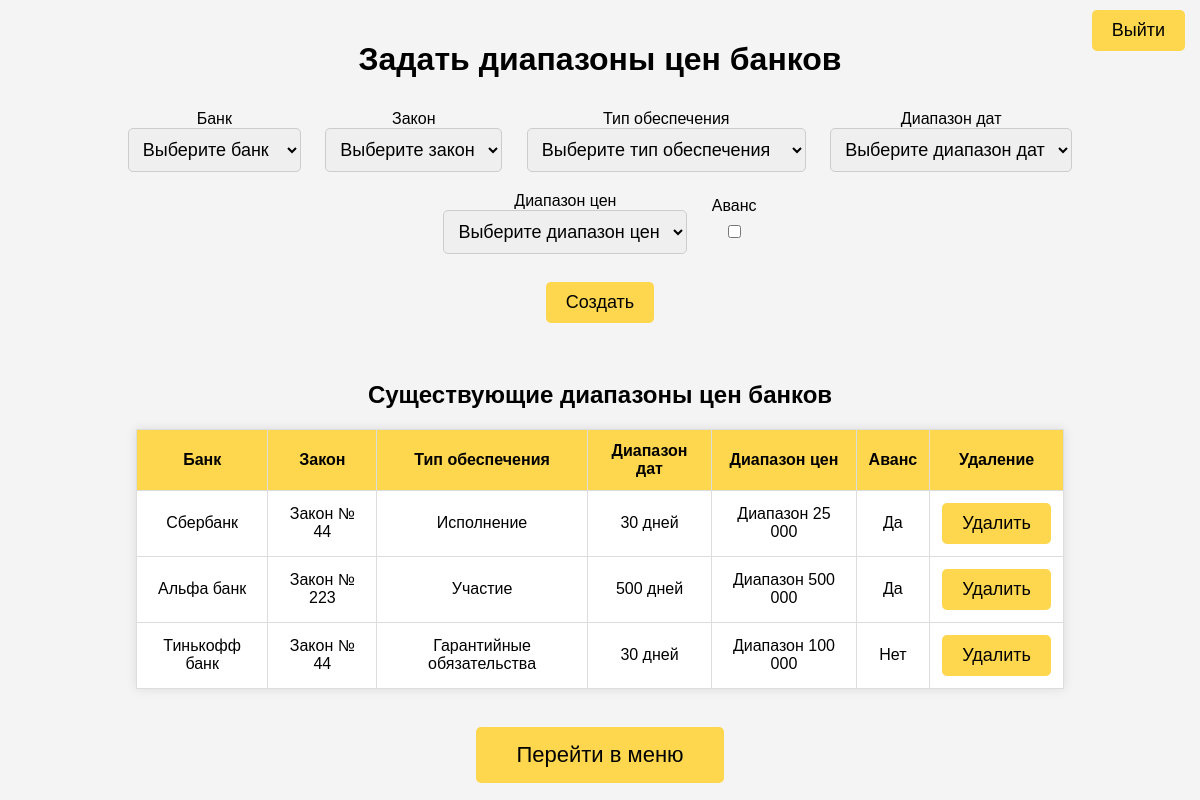
The page /create-object/ (signed in) on the database as committed earlier.
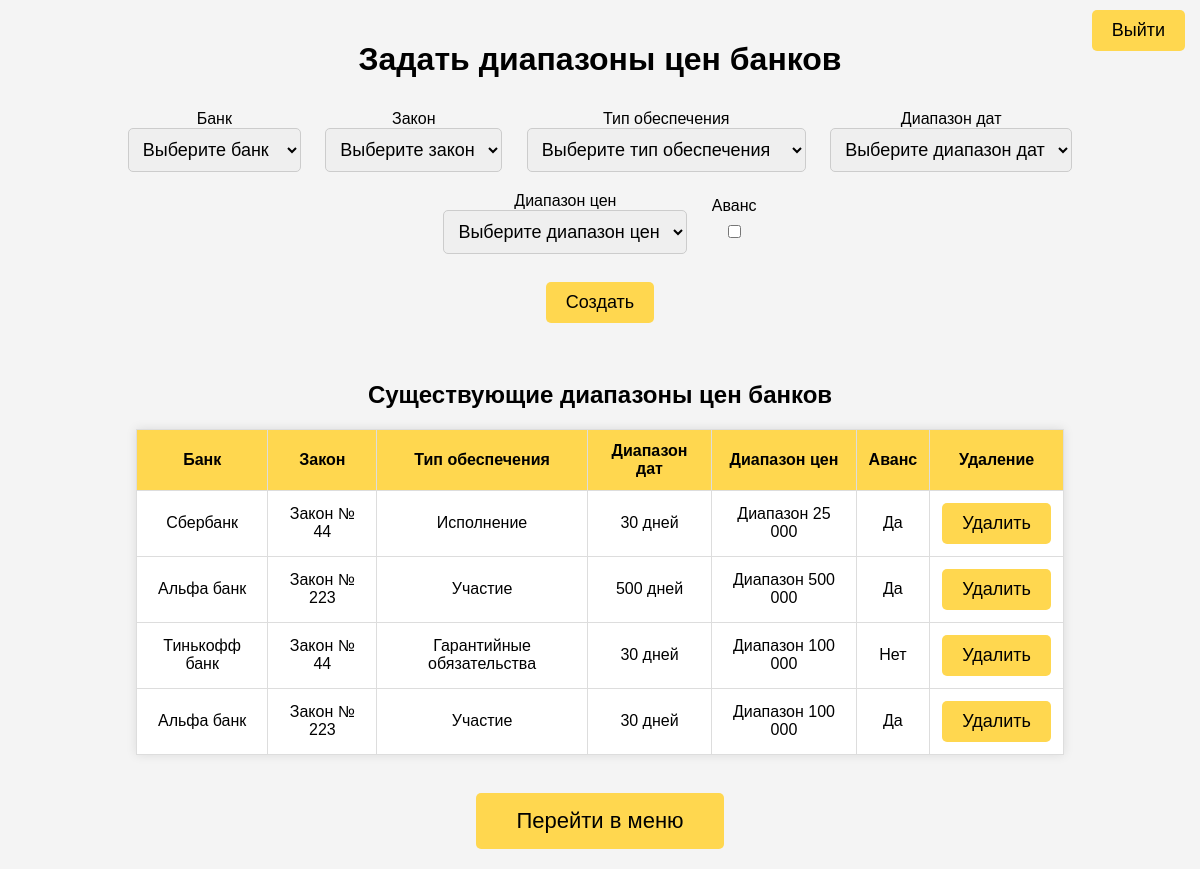
The same page on the database as committed later.
### progarantii_app/models.py (models this page shows, shortened)
class PossibleRangePrices(models.Model):
    objects = models.Manager()
    bank = models.ForeignKey("Bank", on_delete=models.CASCADE, null=True, blank=True, verbose_name="Банк")
    law = models.ForeignKey("Law", on_delete=models.CASCADE, null=True, blank=True, verbose_name="Закон")
    guarantee = models.ForeignKey("Guarantee", on_delete=models.CASCADE, null=True, blank=True, verbose_name="Гарантия")
    have_advance = models.BooleanField(default=False, blank=True, null=True, verbose_name='Аванс')
    date_range_name = models.ForeignKey("DateRangeName", on_delete=models.CASCADE, null=True, blank=True,
                                        verbose_name="Диапазон дат")
    price_range_name = models.ForeignKey("PriceRangeName", on_delete=models.CASCADE, null=True, blank=True,
                                         verbose_name="Диапазон цен")

class Bank(models.Model):
    objects = models.Manager()
    AKRA_RATING = [('AAA(RU)', 'AAA(RU)'), ('AA+(RU)', 'AA+(RU)'), ('AA(RU)', 'AA(RU)'), ('AA-(RU)', 'AA-(RU)'),
                   ('A+(RU)', 'A+(RU)'), ('A+(RU)', 'A+(RU)'), ('A(RU)', 'A(RU)'), ('A-(RU)', 'A-(RU)'),
                   ('BBB+(RU)', 'BBB+(RU)'), ('BBB+(RU)', 'BBB+(RU)'), ('BBB(RU)', 'BBB(RU)'), ('BBB-(RU)', 'BBB-(RU)'),
                   ('BB+(RU)', 'BB+(RU)'), ('BB+(RU)', 'BB+(RU)'), ('BB(RU)', 'BB(RU)'), ('BB-(RU)', 'BB-(RU)'),
                   ('B+(RU)', 'B+(RU)'), ('B(RU)', 'B(RU)'), ('B-(RU)', 'B-(RU)')]
    EXPERT_RA = [('ruAAA', 'ruAAA'), ('ruAA+', 'ruAA+'), ('ruAA', 'ruAA'), ('ruAA-', 'ruAA-'), ('ruA+', 'ruA+'),
                 ('ruA', 'ruA'), ('ruA-', 'ruA-'), ('ruBBB+', 'ruBBB+'), ('ruBBB', 'ruBBB'), ('ruBBB-', 'ruBBB-'),
                 ('ruBB+', 'ruBB+'), ('ruBB', 'ruBB'), ('ruBB-', 'ruBB-'), ('ruB+', 'ruB+'), ('ruB', 'ruB'),
                 ('ruB-', 'ruB-')]
    full_name = models.CharField(max_length=255, unique=True, verbose_name='Полное название')
    short_name = models.CharField(max_length=255, unique=True, blank=True, null=True, verbose_name='Короткое название')
    license_number = models.PositiveIntegerField(blank=True, null=True, verbose_name='Номер лицензии')
    url = models.URLField(max_length=200, unique=True, null=True, blank=True, verbose_name="Ссылка")
    AKRA_rating = models.CharField(max_length=50, choices=AKRA_RATING, blank=True, verbose_name='Рейтинг АКР')
    Expert_RA = models.CharField(max_length=50, choices=EXPERT_RA, blank=True, null=True,
                                 verbose_name='Рейтинг Эксперт РА')
    def __str__(self):
        return self.full_name

class Law(models.Model):
    objects = models.Manager()
    TYPES_OF_LAW = [('№ 44', '№ 44'),
                    ('№ 223', '№ 223'),
                    ('№ 615', '№ 615')]
    type_of_law = models.CharField(max_length=50, choices=TYPES_OF_LAW, blank=True, null=True,
                                   verbose_name='Тип закона')
    def __str__(self):
        return f'Закон {self.type_of_law}'

class Guarantee(models.Model):
    objects = models.Manager()
    TYPES_OF_GUARANTEE = [
        ('Участие', 'Участие'), ('Исполнение', 'Исполнение'),
        ('Гарантийные обязательства', 'Гарантийные обязательства')]
    type_of_guarantee = models.CharField(max_length=50, choices=TYPES_OF_GUARANTEE, blank=True, null=True,
                                         verbose_name='Тип гарантии')
    def __str__(self):
        return f'{self.type_of_guarantee}'

class DateRangeName(models.Model):
    objects = models.Manager()
    name = models.CharField(max_length=40, unique=True, blank=True, null=True, verbose_name="Имя диапазона")
    def __str__(self):
        return f'{self.name} дней'

class PriceRangeName(models.Model):
    objects = models.Manager()
    name = models.CharField(max_length=40, unique=True, blank=True, null=True, verbose_name="Имя диапазона")
    def __str__(self):
        return f'Диапазон {self.name}'

### progarantii_app/views.py (the view, shortened to what this page needs)
# urls.py: path('create-object/', views.PossibleRangePricesView.as_view(), name='possiblerangeprices'),
class PossibleRangePricesView(LoginRequiredMixin, View):
    def get(self, request):
        banks = models.Bank.objects.all()
        laws = models.Law.objects.all()
        guarantees = models.Guarantee.objects.all()
        date_range_names = models.DateRangeName.objects.all()
        price_range_names = models.PriceRangeName.objects.all()
        existing_objects = models.PossibleRangePrices.objects.all()
        context = {
            'banks': banks,
            'laws': laws,
            'guarantees': guarantees,
            'date_range_names': date_range_names,
            'price_range_names': price_range_names,
            'existing_objects': existing_objects,
        }
        return render(request, 'progarantii_app/create_object.html', context)

### templates/progarantii_app/create_object.html (shortened to what this page needs)
<!DOCTYPE html>
{% load static %}
<html lang="ru">
<head>
    <link rel="stylesheet" href="{% static 'progarantii_app/css/create_object_styles.css'%}">
</head>
<body>
    <form method="post" action="{% url 'account_logout' %}" class="logout-form">
        <button type="submit">Выйти</button>
    </form>
    <div>
        <h1>Задать диапазоны цен банков</h1>
        <form method="post" class="mb-5">
            <div>
                <div style="display: inline-block; margin: 10px;">
                    <label for="bank">Банк</label><br>
                    <select name="bank" id="bank">
                        <option value="">Выберите банк</option>
                    </select>
                </div>
                <div style="display: inline-block; margin: 10px;">
                    <label for="law">Закон</label><br>
                    <select name="law" id="law">
                        <option value="">Выберите закон</option>
                    </select>
                </div>
                <div style="display: inline-block; margin: 10px;">
                    <label for="guarantee">Тип обеспечения</label><br>
                    <select name="guarantee" id="guarantee">
                        <option value="">Выберите тип обеспечения</option>
                    </select>
                </div>
                <div style="display: inline-block; margin: 10px;">
                    <label for="date_range_name">Диапазон дат</label><br>
                    <select name="date_range_name" id="date_range_name">
                        <option value="">Выберите диапазон дат</option>
                    </select>
                </div>
                <div style="display: inline-block; margin: 10px;">
                    <label for="price_range_name">Диапазон цен</label><br>
                    <select name="price_range_name" id="price_range_name">
                        <option value="">Выберите диапазон цен</option>
                    </select>
                </div>
                <div style="display: inline-block; margin: 10px;">
                    <label for="have_advance">Аванс</label><br>
                    <input type="checkbox" name="have_advance" id="have_advance" class="form-check-input">
                </div>
            </div>
            <br>
            <button type="submit">Создать</button>
        </form>
        <br>
        <h2>Существующие диапазоны цен банков</h2>
        <table>
            <thead>
                <tr>
                    <th>Банк</th>
                    <th>Закон</th>
                    <th>Тип обеспечения</th>
                    <th>Диапазон дат</th>
                    <th>Диапазон цен</th>
                    <th>Аванс</th>
                    <th>Удаление</th>
                </tr>
            </thead>
            <tbody>
                {% for obj in existing_objects %}
                    <tr>
                        <td>{{ obj.bank|default:"—" }}</td>
                        <td>{{ obj.law|default:"—" }}</td>
                        <td>{{ obj.guarantee|default:"—" }}</td>
                        <td>{{ obj.date_range_name|default:"—" }}</td>
                        <td>{{ obj.price_range_name|default:"—" }}</td>
                        <td>{{ obj.have_advance|yesno:"Да,Нет" }}</td>
                        <td>
                            <form method="post" style="display:inline;">
                                <button type="submit" onclick="return confirm('Вы уверены, что хотите удалить этот объект?');">Удалить</button>
                            </form>
                        </td>
                    </tr>
                {% empty %}
                    <tr>
                        <td colspan="7" class="text-center">Объектов пока нет</td>
                    </tr>
                {% endfor %}
            </tbody>
        </table>
        <br>
        <a href="{% url 'menu' %}">
            <button type="button" class="redirect-button">Перейти в меню</button>
        </a>
    </div>
</body>
</html>

Rows that differ between the two databases and show on the page:
added PossibleRangePrices: bank "Альфа банк", law "Закон № 223", guarantee "Участие", date_range_name "30 дней", price_range_name "Диапазон 100 000", have_advance "Да"
